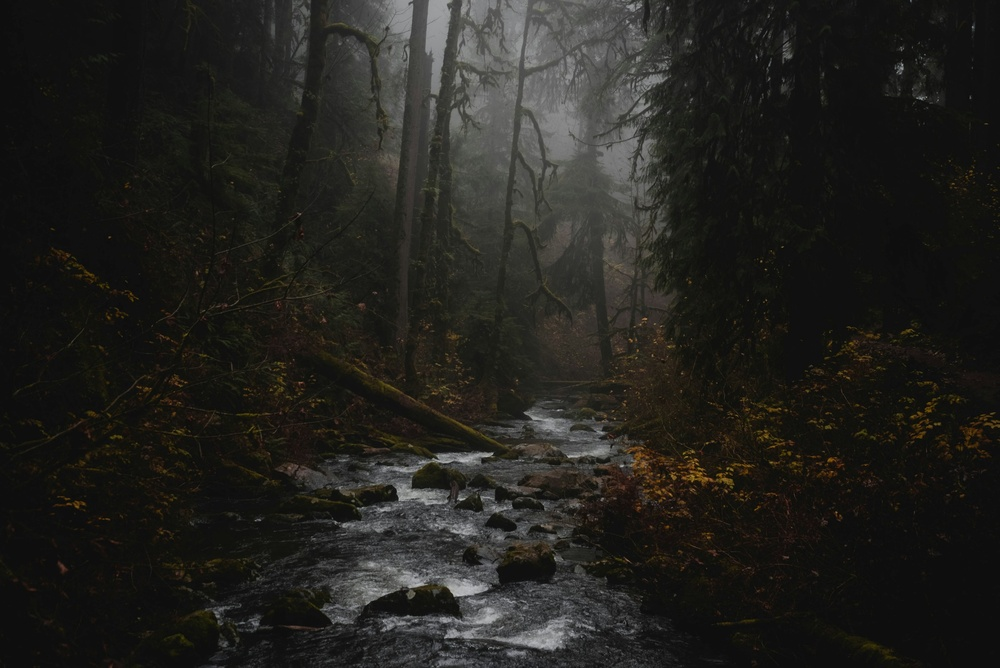
#> input picture CV_UNIT_2/04_Histogram/input.jpg, 1000 x 668 px, shrunk from 2400 x 1602 before the run
$ python program.py
#> lines starting #> are read from the running program, lines starting #| are printed output that depends on the picture
import cv2
import numpy as np
import matplotlib.pyplot as plt

image = cv2.imread("input.jpg", cv2.IMREAD_GRAYSCALE)
#> image: shape (668, 1000); min 5, max 198, mean 33.6

if image is None:
    print("Error: input.jpg not found")
    exit()

histogram = cv2.calcHist([image], [0], None, [256], [0, 256])
#> histogram = 256 values, max 74589 at index 16, min 0 at index 0, mean 2609.4

highest_intensity = np.argmax(histogram)
#> highest_intensity = 16

print("Intensity value with highest frequency:", highest_intensity)
#| Intensity value with highest frequency: 16

plt.figure(figsize=(10, 5))
plt.plot(histogram)
plt.title("Grayscale Histogram")
plt.xlabel("Intensity Value")
plt.ylabel("Frequency")
plt.xlim([0, 256])

plt.savefig("output.png", bbox_inches="tight")
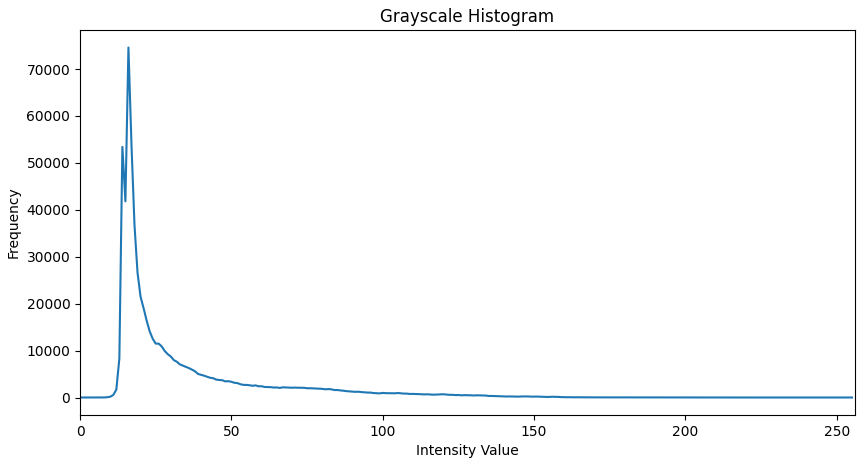
#> figure drawn by matplotlib, 1 panel; curve peaks at x = 16, y = 74589
plt.close()

print("Histogram saved as output.png")
